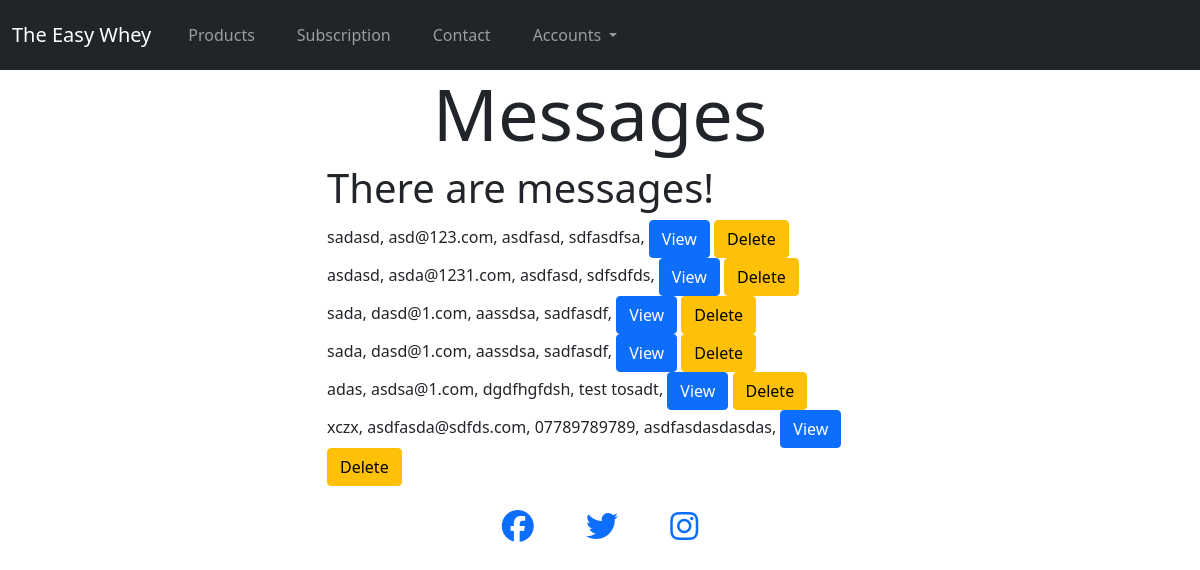
Page /contact/admin/ (signed in) on the committed database.
### contact/models.py (models this page shows, shortened)
class Contact(models.Model):
    class Meta:
        verbose_name_plural = "Contact"
    name = models.CharField(max_length=50, null=False, blank=False)
    email = models.EmailField(max_length=100, null=False, blank=False)
    phone_number = models.CharField(max_length=50, null=False, blank=False)
    message = models.CharField(max_length=500, null=False, blank=False)

### contact/views.py (the view)
# urls.py: path('contact/admin/', views.message_management, name="message_management"),
@login_required
@staff_member_required
def message_management(request):
    all_messages = Contact.objects.all()
    context = {
        "all_messages" : all_messages
    }
    return render(request, "contact/all_messages.html", context)

### templates/contact/all_messages.html (shortened to what this page needs)
{% extends 'base.html' %}
{% load static %}
{% block header %}
<div class="container-fluid">
    <div class="row">
        <div class="col text-center">
            <h2 class="display-2">Messages</h2>
        </div>
    </div>
</div>
{% endblock %}
{% block content %}
<div class="container">
    <div class="row">
        <div class="col-6 offset-3 justify-content-center">
            <div>
                {% if all_messages %}
                <h1>There are messages!</h1>
                <div class="message-container">
                    {% for message in all_messages %}
                    <div class="message-item">
                        {{ message.name }}, {{ message.email }}, {{ message.phone_number }}, {{ message.message }}, <a
                            class="btn btn-primary" href="/contact/admin/{{ message.id }}">View</a> <a
                            class="btn btn-warning" href="/contact/admin/delete/{{ message.id }}">Delete</a>
                    </div>
                    {% endfor %}
                </div>
                {% else %}
                <h1>There are no messages!</h1>
                {% endif %}
            </div>
        </div>
    </div>
</div>
{% endblock %}

### rows in the picture
Contact: name "sadasd", email "asd@123.com", phone_number "asdfasd", message "sdfasdfsa"
Contact: name "asdasd", email "asda@1231.com", phone_number "asdfasd", message "sdfsdfds"
Contact: name "sada", email "dasd@1.com", phone_number "aassdsa", message "sadfasdf"
Contact: name "sada", email "dasd@1.com", phone_number "aassdsa", message "sadfasdf"
Contact: name "adas", email "asdsa@1.com", phone_number "dgdfhgfdsh", message "test tosadt"
Contact: name "xczx", email "asdfasda@sdfds.com", phone_number "07789789789", message "asdfasdasdasdas"
